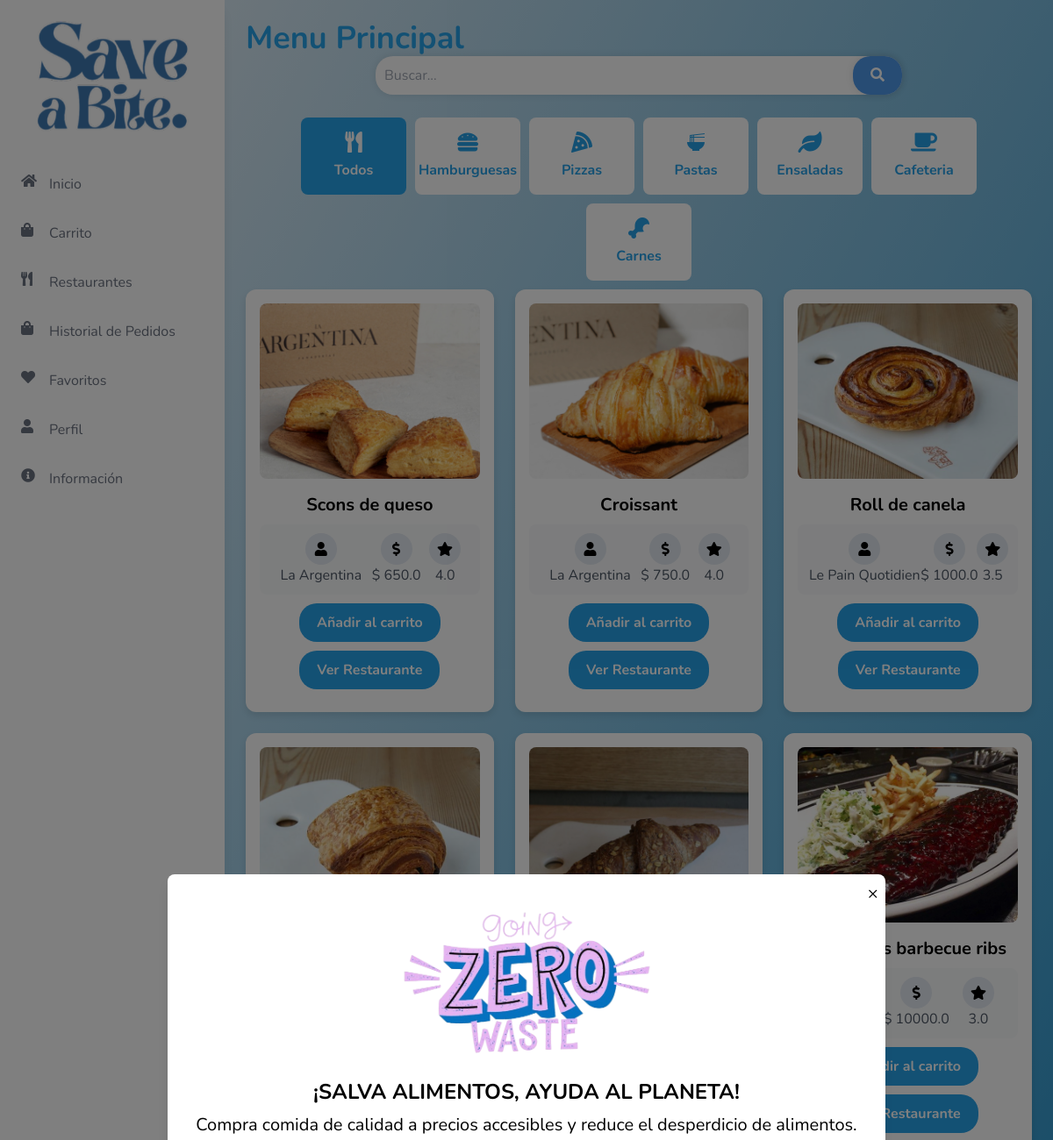
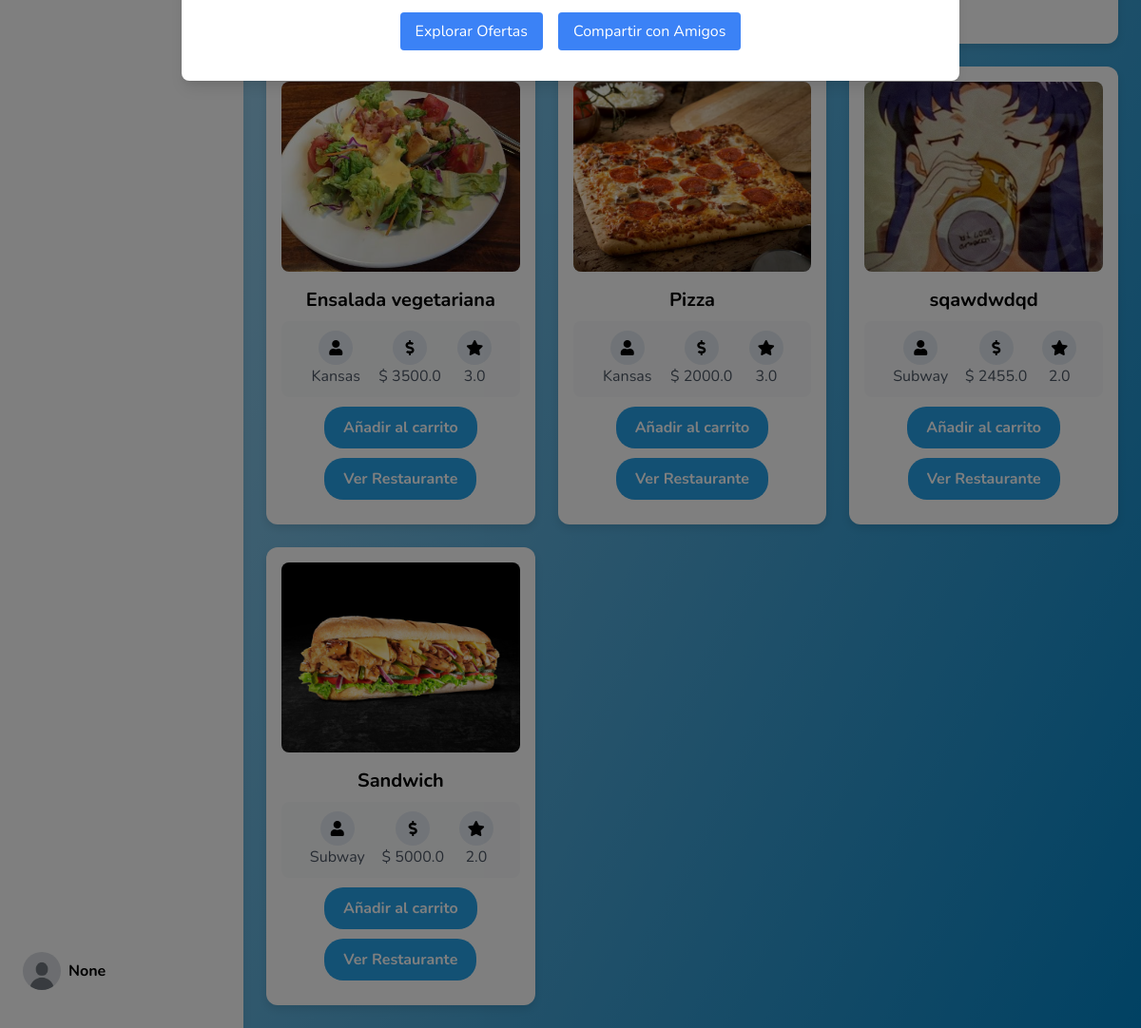
Page /filter_menu on the committed database (2 pictures, top to bottom).
### tables this page shows
CREATE TABLE Productos (
            id INTEGER PRIMARY KEY AUTOINCREMENT,
            id_empresa INTEGER NOT NULL,
            nombre TEXT NOT NULL,
            empresa TEXT NOT NULL,
            precio REAL NOT NULL,
            descripcion TEXT NOT NULL,
            imagen TEXT NOT NULL,
            tipoComida TEXT NOT NULL,
            stock INTEGER DEFAULT 0,
            estad TEXT DEFAULT 'No Disponible',
            tipo_dieta TEXT,
            FOREIGN KEY (id_empresa) REFERENCES usuarioEmpresa (id)
        );

CREATE TABLE usuarioEmpresa (
            id INTEGER PRIMARY KEY AUTOINCREMENT,
            nombre_usuario TEXT NOT NULL,
            correo_electronico TEXT NOT NULL UNIQUE,
            contrasena TEXT NOT NULL,
            imagen TEXT,  -- Columna para almacenar imágenes
            membresia TEXT,
            direccion_id INTEGER,
            ratingTotal REAL DEFAULT 0,
            FOREIGN KEY (direccion_id) REFERENCES direccionEmpresa (id)
        );

### app.py (the view)
@app.route('/filter_menu', methods=['GET'])
def filter_menu():
    user_name = session.get('user_name')
    user_image = session.get('user_image')
    tipo_comida = request.args.get('tipoComida', 'todos')
    conn = get_db_connection()
    if tipo_comida == 'todos':
        productos = get_all_productos(conn)
    else:
        productos = get_productos_by_tipo(conn, tipo_comida)
    conn.close()
    return render_template('general/menu.html', user_name=user_name, user_image=user_image, productos=productos, tipo_comida=tipo_comida)

### app.py (called while the page is built)
def get_db_connection():
    conn = sqlite3.connect('flask_db.db')
    conn.row_factory = sqlite3.Row
    return conn

def get_all_productos(conn):
    return conn.execute('''
        SELECT Productos.*, usuarioEmpresa.imagen AS empresa_imagen, usuarioEmpresa.ratingTotal AS rating_total
        FROM Productos
        JOIN usuarioEmpresa ON Productos.id_empresa = usuarioEmpresa.id
        WHERE Productos.estad = "Disponible"
    ''').fetchall()

### templates/general/menu.html (shortened to what this page needs)
<!DOCTYPE html>
<html lang="es">
<head>
    <script src="https://cdn.tailwindcss.com"></script>
    <link href="https://cdnjs.cloudflare.com/ajax/libs/font-awesome/5.15.3/css/all.min.css" rel="stylesheet">
</head>
<body class="flex">
    {% include 'Sidebars/SidebarUsuario.html' %}
    <div class="flex-1 p-6 content ml-64">
        <h1 class="text-4xl font-bold text-custom-blue">Menu Principal</h1>
        <div class="header">
            <div class="search">
                <form id="search-form" action="/menu" method="get">
                    <div class="search-container">
                        <input type="text" id="search-input" name="query" placeholder="Buscar..." value="{{ request.args.get('query', '') }}">
                        <button type="submit" id="search-button" style="display: '{{ 'none' if request.args.get('query', '') else 'inline-block' }}'"><i class="fas fa-search"></i></button>
                    </div>
                </form>
            </div>
        </div>
		<div class="button-container">
            <button class="btn-custom {% if tipo_comida == 'todos' %}active{% endif %}" onclick="filterCategory('todos')">
                <i class="fas fa-utensils"></i>
                Todos
            </button>
            <button class="btn-custom {% if 'Hamburguesas' in tipo_comida %}active{% endif %}" onclick="filterCategory('Hamburguesas')">
                <i class="fas fa-hamburger"></i>
                Hamburguesas
            </button>
            <button class="btn-custom {% if 'Pizzas' in tipo_comida %}active{% endif %}" onclick="filterCategory('Pizzas')">
                <i class="fas fa-pizza-slice"></i>
                Pizzas
            </button>
            <button class="btn-custom {% if 'Pastas' in tipo_comida %}active{% endif %}" onclick="filterCategory('Pastas')">
                <i class="material-icons">ramen_dining</i>
                Pastas
            </button>
            <button class="btn-custom {% if 'Ensaladas' in tipo_comida %}active{% endif %}" onclick="filterCategory('Ensaladas')">
                <i class="fas fa-leaf"></i>
                Ensaladas
            </button>
            <button class="btn-custom {% if 'Cafeteria' in tipo_comida %}active{% endif %}" onclick="filterCategory('Cafeteria')">
                <i class="fas fa-coffee"></i>
                Cafeteria
            </button>
            <button class="btn-custom {% if 'Carnes' in tipo_comida %}active{% endif %}" onclick="filterCategory('Carnes')">
                <i class="fas fa-drumstick-bite"></i>
                Carnes
            </button>
        </div>
    <div class="grid grid-cols-1 md:grid-cols-2 lg:grid-cols-3 gap-6">
        {% for producto in productos %}
            {% if producto.estad == "Disponible" and producto.stock != 0 %}
                <div class="recipe-card {{ producto.tipo_comida }}" onclick="goToProductDetail('{{ producto.id }}')">
                    <img src="{{ url_for('static', filename='uploads/' ~ producto.imagen) }}" alt="{{ producto.nombre }}">
                    <h3 class=" title text-xl mb-2">{{ producto.nombre }}</h3>
                    <div class="info">
                        <div>
                            <div class="info-icon"><i class="fas fa-user"></i></div>
                            <p class="text-gray-600">{{ producto.empresa }}</p>
                        </div>
                        <div>
                            <div class="info-icon"><i class="fas fa-dollar-sign"></i></div>
                            <p class="text-gray-600">$ {{ producto.precio }}</p>
                        </div>
                        <div>
                            <div class="info-icon rating-icon"><i class="fas fa-star"></i></div>
                            <p class="text-gray-600">{{ producto.rating_total|round(1) }}</p>
                        </div>
                    </div>
                    <div class="button-container">
                        <button class="action-button add-to-cart-btn" data-stock="{{ producto.stock }}" data-id="{{ producto.id }}" data-name="{{ producto.nombre }}" data-description="{{ producto.descripcion }}" data-price="{{ producto.precio }}" data-image="{{ url_for('static', filename='uploads/' ~ producto.imagen) }}">Añadir al carrito</button>
                        <form method="GET" action="{{ url_for('ver_menu', id=producto.id_empresa) }}">
                            <button type="submit" class="action-button">Ver Restaurante</button>
                        </form>
                    </div>
                </div>
            {% endif %}
        {% endfor %}
    </div>
    <div id="popup" class="fixed inset-0 flex items-center justify-center bg-black bg-opacity-50 z-50 hidden">
        <div class="bg-white p-8 rounded-lg shadow-lg text-center relative max-w-6xl mx-auto">
            <button id="closePopup" class="absolute top-2 right-2 text-black text-xl">&times;</button>
            <img src="{{ url_for('static', filename='img/ZeroWaste.png') }}" alt="Save a Bite" class="mx-auto mb-4" style="width: 300px; height: auto;">
            <h1 class="text-2xl font-bold mb-2">¡SALVA ALIMENTOS, AYUDA AL PLANETA!</h1>
            <p class="text-xl mb-4">Compra comida de calidad a precios accesibles y reduce el desperdicio de alimentos.</p>
            <div class="flex justify-center space-x-4">
                <button id="exploreOffersButton" class="bg-blue-500 text-white px-4 py-2 rounded">Explorar Ofertas</button>
                <button id="shareWithFriendsButton" class="bg-blue-500 text-white px-4 py-2 rounded">Compartir con Amigos</button>
            </div>
        </div>
    </div>
</body>
</html>

### templates/Sidebars/SidebarUsuario.html (style rules this page uses)
body { font-family: 'Nunito', sans-serif; background: linear-gradient(to bottom right, #f1f5f9, #0284c7); overflow: hidden; }
.text-custom-blue { color: #27a2e8; }

### rows in the picture
Productos: imagen (picture), nombre "Scons de queso", empresa "La Argentina", precio "650.0", rating_total "4.0"
Productos: imagen (picture), nombre "Croissant", empresa "La Argentina", precio "750.0", rating_total "4.0"
Productos: imagen (picture), nombre "Roll de canela", empresa "Le Pain Quotidien", precio "1000.0", rating_total "3.5"
Productos: imagen (picture)
Productos: imagen (picture)
Productos: imagen (picture), nombre "Houston's barbecue ribs", precio "10000.0", rating_total "3.0"
Productos: imagen (picture), nombre "Ensalada vegetariana", empresa "Kansas", precio "3500.0", rating_total "3.0"
Productos: imagen (picture), nombre "Pizza", empresa "Kansas", precio "2000.0", rating_total "3.0"
Productos: imagen (picture), nombre "sqawdwdqd", empresa "Subway", precio "2455.0", rating_total "2.0"
Productos: imagen (picture), nombre "Sandwich", empresa "Subway", precio "5000.0", rating_total "2.0"

### other values in the picture
{{ session.get('user_name') }} "None"
